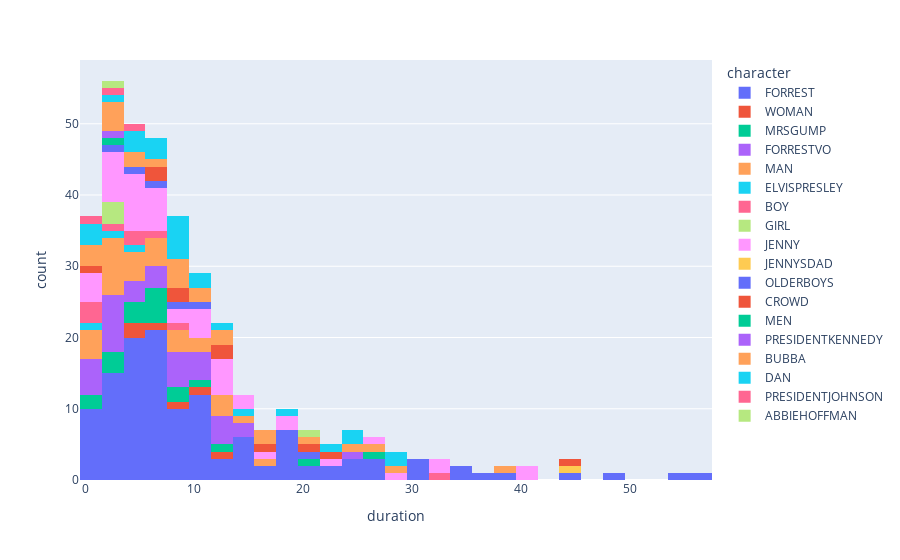
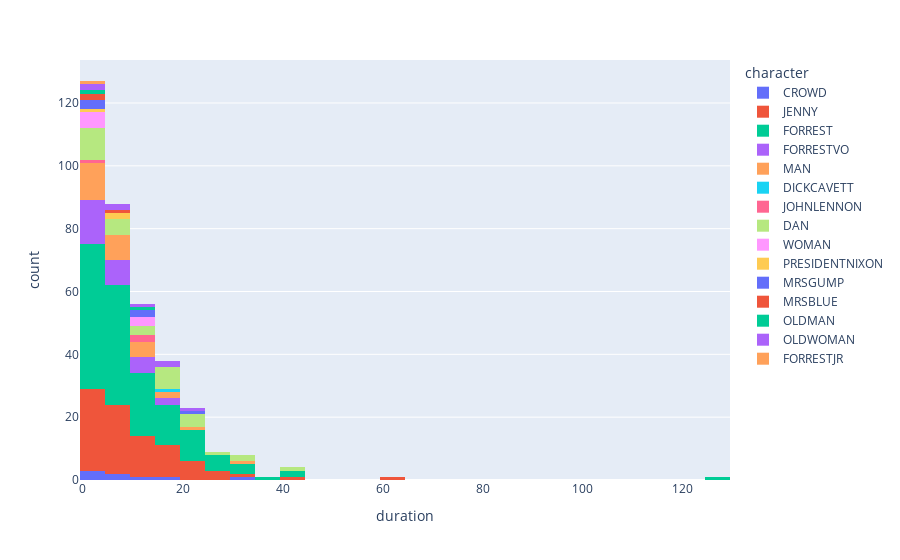

Source (notebook cell) for these figures, in order:
### Code cell
durations = pd.read_csv('/galitylab/data/studyforrest-data-annotations/old/structure/segments.csv')
durations['durations'] = durations['end'] - durations['start']
durations['durations'][0]

start_time = 0
start_movie = []
for i, segment in enumerate(range(1,5)):
    df = pd.read_csv(f'/galitylab/data/studyforrest-data-annotations/segments/avmovie/emotions_av_1s_events_run-{segment}_events.tsv', sep='\t')
    df['onset'] = df['onset'] + start_time
    start_movie.append(df)
    start_time += durations['durations'][i]
start_movie = pd.concat(start_movie)

start_movie = merge_consecutive_labels(start_movie, 'character')

start_time = 0
end_movie = []
for i, segment in enumerate(range(5,9)):
    df = pd.read_csv(f'/galitylab/data/studyforrest-data-annotations/segments/avmovie/emotions_av_1s_events_run-{segment}_events.tsv', sep='\t')
    df['onset'] = df['onset'] + start_time
    end_movie.append(df)
    start_time += durations['durations'][i]
end_movie = pd.concat(end_movie)

end_movie = merge_consecutive_labels(end_movie, 'character')

px.histogram(start_movie, x='duration', color='character').show()
px.histogram(end_movie, x='duration', color='character').show()

### Figure 1 — Plotly figure (JSON) as saved in the notebook; plotly's stock layout.template omitted (floating-point values rounded to 4 significant figures)
{"data": [{"alignmentgroup": "True", "bingroup": "x", "hovertemplate": "character=FORREST<br>duration=%{x}<br>count=%{y}<extra></extra>", "legendgroup": "FORREST", "marker": {"color": "#636efa", "pattern": {"shape": ""}}, "name": "FORREST", "offsetgroup": "FORREST", "orientation": "v", "showlegend": true, "type": "histogram", "x": [48, 15, 13, 7, 7, 3, 1, 6, 4, 7, 3, 5, 2, 9, 7, 2, 12, 5, 5, 14, 10, 1, 7, 4, 1, 7, 18, 24, 57, 5, 30, 8, 8, 15, 1, 15, 7, 7, 35, 3, 1, 27, 5, 18, 5, 4, 8, 14, 6, 44, 10, 4, 7, 3, 8, 21, 6, 5, 7, 2, 18, 11, 5, 26, 7, 22, 5, 1, 14, 34, 9, 1, 10, 5, 5, 2, 4, 7, 3, 3, 16, 7, 1, 6, 11, 3, 3, 2, 5, 10, 6, 5, 31, 7, 6, 11, 55, 23, 19, 13, 24, 3, 9, 24, 30, 19, 9, 36, 18, 4, 7, 9, 18, 10, 1, 10, 9, 11, 17, 26, 1, 4, 10, 38, 20, 3, 11], "xaxis": "x", "yaxis": "y"}, {"alignmentgroup": "True", "bingroup": "x", "hovertemplate": "character=WOMAN<br>duration=%{x}<br>count=%{y}<extra></extra>", "legendgroup": "WOMAN", "marker": {"color": "#EF553B", "pattern": {"shape": ""}}, "name": "WOMAN", "offsetgroup": "WOMAN", "orientation": "v", "showlegend": true, "type": "histogram", "x": [4, 7, 8, 4, 13, 10], "xaxis": "x", "yaxis": "y"}, {"alignmentgroup": "True", "bingroup": "x", "hovertemplate": "character=MRSGUMP<br>duration=%{x}<br>count=%{y}<extra></extra>", "legendgroup": "MRSGUMP", "marker": {"color": "#00cc96", "pattern": {"shape": ""}}, "name": "MRSGUMP", "offsetgroup": "MRSGUMP", "orientation": "v", "showlegend": true, "type": "histogram", "x": [4, 26, 12, 6, 21, 4, 4, 9, 9, 3, 2, 6, 6, 1, 10, 7, 7, 2, 1], "xaxis": "x", "yaxis": "y"}, {"alignmentgroup": "True", "bingroup": "x", "hovertemplate": "character=FORRESTVO<br>duration=%{x}<br>count=%{y}<extra></extra>", "legendgroup": "FORRESTVO", "marker": {"color": "#ab63fa", "pattern": {"shape": ""}}, "name": "FORRESTVO", "offsetgroup": "FORRESTVO", "orientation": "v", "showlegend": true, "type": "histogram", "x": [25, 2, 7, 1, 14, 2, 10, 13, 3, 1, 8, 8, 1, 5, 3, 13, 3, 2, 3, 4, 13, 7, 5, 10, 1, 10, 8, 1, 13, 8, 3, 15, 9, 7, 10], "xaxis": "x", "yaxis": "y"}, {"alignmentgroup": "True", "bingroup": "x", "hovertemplate": "character=MAN<br>duration=%{x}<br>count=%{y}<extra></extra>", "legendgroup": "MAN", "marker": {"color": "#FFA15A", "pattern": {"shape": ""}}, "name": "MAN", "offsetgroup": "MAN", "orientation": "v", "showlegend": true, "type": "histogram", "x": [13, 11, 3, 11, 12, 2, 9, 27, 7, 4, 5, 2, 7, 2, 1, 12, 16, 1, 2, 5, 2, 8, 9, 1, 24, 3, 6, 5, 1, 2, 6, 15], "xaxis": "x", "yaxis": "y"}, {"alignmentgroup": "True", "bingroup": "x", "hovertemplate": "character=ELVISPRESLEY<br>duration=%{x}<br>count=%{y}<extra></extra>", "legendgroup": "ELVISPRESLEY", "marker": {"color": "#19d3f3", "pattern": {"shape": ""}}, "name": "ELVISPRESLEY", "offsetgroup": "ELVISPRESLEY", "orientation": "v", "showlegend": true, "type": "histogram", "x": [4, 2, 1, 15, 25], "xaxis": "x", "yaxis": "y"}, {"alignmentgroup": "True", "bingroup": "x", "hovertemplate": "character=BOY<br>duration=%{x}<br>count=%{y}<extra></extra>", "legendgroup": "BOY", "marker": {"color": "#FF6692", "pattern": {"shape": ""}}, "name": "BOY", "offsetgroup": "BOY", "orientation": "v", "showlegend": true, "type": "histogram", "x": [4, 1, 2, 1, 5, 7, 33, 1, 8], "xaxis": "x", "yaxis": "y"}, {"alignmentgroup": "True", "bingroup": "x", "hovertemplate": "character=GIRL<br>duration=%{x}<br>count=%{y}<extra></extra>", "legendgroup": "GIRL", "marker": {"color": "#B6E880", "pattern": {"shape": ""}}, "name": "GIRL", "offsetgroup": "GIRL", "orientation": "v", "showlegend": true, "type": "histogram", "x": [3, 2, 3], "xaxis": "x", "yaxis": "y"}, {"alignmentgroup": "True", "bingroup": "x", "hovertemplate": "character=JENNY<br>duration=%{x}<br>count=%{y}<extra></extra>", "legendgroup": "JENNY", "marker": {"color": "#FF97FF", "pattern": {"shape": ""}}, "name": "JENNY", "offsetgroup": "JENNY", "orientation": "v", "showlegend": true, "type": "histogram", "x": [7, 7, 5, 5, 5, 1, 13, 1, 2, 4, 29, 2, 4, 33, 3, 9, 14, 1, 3, 13, 1, 7, 11, 8, 7, 3, 3, 41, 12, 32, 22, 4, 14, 12, 18, 12, 16, 6, 40, 10, 6, 26, 2, 5, 4, 18, 10, 11], "xaxis": "x", "yaxis": "y"}, {"alignmentgroup": "True", "bingroup": "x", "hovertemplate": "character=JENNYSDAD<br>duration=%{x}<br>count=%{y}<extra></extra>", "legendgroup": "JENNYSDAD", "marker": {"color": "#FECB52", "pattern": {"shape": ""}}, "name": "JENNYSDAD", "offsetgroup": "JENNYSDAD", "orientation": "v", "showlegend": true, "type": "histogram", "x": [44], "xaxis": "x", "yaxis": "y"}, {"alignmentgroup": "True", "bingroup": "x", "hovertemplate": "character=OLDERBOYS<br>duration=%{x}<br>count=%{y}<extra></extra>", "legendgroup": "OLDERBOYS", "marker": {"color": "#636efa", "pattern": {"shape": ""}}, "name": "OLDERBOYS", "offsetgroup": "OLDERBOYS", "orientation": "v", "showlegend": true, "type": "histogram", "x": [11, 5, 7, 2, 21, 9], "xaxis": "x", "yaxis": "y"}, {"alignmentgroup": "True", "bingroup": "x", "hovertemplate": "character=CROWD<br>duration=%{x}<br>count=%{y}<extra></extra>", "legendgroup": "CROWD", "marker": {"color": "#EF553B", "pattern": {"shape": ""}}, "name": "CROWD", "offsetgroup": "CROWD", "orientation": "v", "showlegend": true, "type": "histogram", "x": [44, 7, 20, 9, 8, 23, 12, 17, 13, 1, 7], "xaxis": "x", "yaxis": "y"}, {"alignmentgroup": "True", "bingroup": "x", "hovertemplate": "character=MEN<br>duration=%{x}<br>count=%{y}<extra></extra>", "legendgroup": "MEN", "marker": {"color": "#00cc96", "pattern": {"shape": ""}}, "name": "MEN", "offsetgroup": "MEN", "orientation": "v", "showlegend": true, "type": "histogram", "x": [2], "xaxis": "x", "yaxis": "y"}, {"alignmentgroup": "True", "bingroup": "x", "hovertemplate": "character=PRESIDENTKENNEDY<br>duration=%{x}<br>count=%{y}<extra></extra>", "legendgroup": "PRESIDENTKENNEDY", "marker": {"color": "#ab63fa", "pattern": {"shape": ""}}, "name": "PRESIDENTKENNEDY", "offsetgroup": "PRESIDENTKENNEDY", "orientation": "v", "showlegend": true, "type": "histogram", "x": [2], "xaxis": "x", "yaxis": "y"}, {"alignmentgroup": "True", "bingroup": "x", "hovertemplate": "character=BUBBA<br>duration=%{x}<br>count=%{y}<extra></extra>", "legendgroup": "BUBBA", "marker": {"color": "#FFA15A", "pattern": {"shape": ""}}, "name": "BUBBA", "offsetgroup": "BUBBA", "orientation": "v", "showlegend": true, "type": "histogram", "x": [10, 9, 2, 4, 5, 11, 17, 13, 28, 1, 2, 2, 2, 8, 1, 6, 16, 20, 39, 9, 13, 8, 1], "xaxis": "x", "yaxis": "y"}, {"alignmentgroup": "True", "bingroup": "x", "hovertemplate": "character=DAN<br>duration=%{x}<br>count=%{y}<extra></extra>", "legendgroup": "DAN", "marker": {"color": "#19d3f3", "pattern": {"shape": ""}}, "name": "DAN", "offsetgroup": "DAN", "orientation": "v", "showlegend": true, "type": "histogram", "x": [9, 2, 8, 19, 7, 5, 10, 1, 13, 5, 29, 10, 7, 5, 9, 24, 7, 9, 28, 1, 8, 9, 23, 1], "xaxis": "x", "yaxis": "y"}, {"alignmentgroup": "True", "bingroup": "x", "hovertemplate": "character=PRESIDENTJOHNSON<br>duration=%{x}<br>count=%{y}<extra></extra>", "legendgroup": "PRESIDENTJOHNSON", "marker": {"color": "#FF6692", "pattern": {"shape": ""}}, "name": "PRESIDENTJOHNSON", "offsetgroup": "PRESIDENTJOHNSON", "orientation": "v", "showlegend": true, "type": "histogram", "x": [2, 1, 4], "xaxis": "x", "yaxis": "y"}, {"alignmentgroup": "True", "bingroup": "x", "hovertemplate": "character=ABBIEHOFFMAN<br>duration=%{x}<br>count=%{y}<extra></extra>", "legendgroup": "ABBIEHOFFMAN", "marker": {"color": "#B6E880", "pattern": {"shape": ""}}, "name": "ABBIEHOFFMAN", "offsetgroup": "ABBIEHOFFMAN", "orientation": "v", "showlegend": true, "type": "histogram", "x": [21, 2], "xaxis": "x", "yaxis": "y"}], "layout": {"barmode": "relative", "legend": {"title": {"text": "character"}, "tracegroupgap": 0}, "margin": {"t": 60}, "xaxis": {"anchor": "y", "domain": [0, 1], "title": {"text": "duration"}}, "yaxis": {"anchor": "x", "domain": [0, 1], "title": {"text": "count"}}}}

### Figure 2 — Plotly figure (JSON) as saved in the notebook; plotly's stock layout.template omitted (floating-point values rounded to 4 significant figures; data arrays with more than 128 entries replaced by an {"elided": "..."} marker saying what was removed)
{"data": [{"alignmentgroup": "True", "bingroup": "x", "hovertemplate": "character=CROWD<br>duration=%{x}<br>count=%{y}<extra></extra>", "legendgroup": "CROWD", "marker": {"color": "#636efa", "pattern": {"shape": ""}}, "name": "CROWD", "offsetgroup": "CROWD", "orientation": "v", "showlegend": true, "type": "histogram", "x": [3, 6, 31, 19, 11, 4, 6, 1], "xaxis": "x", "yaxis": "y"}, {"alignmentgroup": "True", "bingroup": "x", "hovertemplate": "character=JENNY<br>duration=%{x}<br>count=%{y}<extra></extra>", "legendgroup": "JENNY", "marker": {"color": "#EF553B", "pattern": {"shape": ""}}, "name": "JENNY", "offsetgroup": "JENNY", "orientation": "v", "showlegend": true, "type": "histogram", "x": [1, 8, 4, 1, 13, 2, 3, 20, 2, 11, 14, 8, 4, 1, 1, 6, 3, 23, 10, 8, 4, 1, 10, 4, 11, 1, 17, 33, 9, 8, 8, 2, 21, 4, 13, 60, 18, 12, 3, 7, 5, 1, 19, 1, 8, 1, 9, 2, 16, 5, 5, 14, 8, 2, 26, 10, 6, 6, 15, 18, 22, 12, 16, 17, 29, 8, 15, 21, 2, 43, 3, 1, 22, 1, 9, 25, 6, 9, 13, 14, 6, 9, 17], "xaxis": "x", "yaxis": "y"}, {"alignmentgroup": "True", "bingroup": "x", "hovertemplate": "character=FORREST<br>duration=%{x}<br>count=%{y}<extra></extra>", "legendgroup": "FORREST", "marker": {"color": "#00cc96", "pattern": {"shape": ""}}, "name": "FORREST", "offsetgroup": "FORREST", "orientation": "v", "showlegend": true, "type": "histogram", "x": {"elided": "139 int values"}, "xaxis": "x", "yaxis": "y"}, {"alignmentgroup": "True", "bingroup": "x", "hovertemplate": "character=FORRESTVO<br>duration=%{x}<br>count=%{y}<extra></extra>", "legendgroup": "FORRESTVO", "marker": {"color": "#ab63fa", "pattern": {"shape": ""}}, "name": "FORRESTVO", "offsetgroup": "FORRESTVO", "orientation": "v", "showlegend": true, "type": "histogram", "x": [7, 6, 3, 10, 16, 8, 2, 3, 2, 2, 5, 11, 8, 7, 2, 1, 13, 4, 2, 2, 5, 2, 3, 11, 5, 1, 17, 13, 2], "xaxis": "x", "yaxis": "y"}, {"alignmentgroup": "True", "bingroup": "x", "hovertemplate": "character=MAN<br>duration=%{x}<br>count=%{y}<extra></extra>", "legendgroup": "MAN", "marker": {"color": "#FFA15A", "pattern": {"shape": ""}}, "name": "MAN", "offsetgroup": "MAN", "orientation": "v", "showlegend": true, "type": "histogram", "x": [5, 3, 11, 11, 32, 3, 10, 9, 5, 3, 1, 1, 5, 21, 7, 1, 2, 4, 7, 8, 15, 4, 12, 16, 6, 2, 4, 3, 11], "xaxis": "x", "yaxis": "y"}, {"alignmentgroup": "True", "bingroup": "x", "hovertemplate": "character=DICKCAVETT<br>duration=%{x}<br>count=%{y}<extra></extra>", "legendgroup": "DICKCAVETT", "marker": {"color": "#19d3f3", "pattern": {"shape": ""}}, "name": "DICKCAVETT", "offsetgroup": "DICKCAVETT", "orientation": "v", "showlegend": true, "type": "histogram", "x": [16], "xaxis": "x", "yaxis": "y"}, {"alignmentgroup": "True", "bingroup": "x", "hovertemplate": "character=JOHNLENNON<br>duration=%{x}<br>count=%{y}<extra></extra>", "legendgroup": "JOHNLENNON", "marker": {"color": "#FF6692", "pattern": {"shape": ""}}, "name": "JOHNLENNON", "offsetgroup": "JOHNLENNON", "orientation": "v", "showlegend": true, "type": "histogram", "x": [13, 10, 3], "xaxis": "x", "yaxis": "y"}, {"alignmentgroup": "True", "bingroup": "x", "hovertemplate": "character=DAN<br>duration=%{x}<br>count=%{y}<extra></extra>", "legendgroup": "DAN", "marker": {"color": "#B6E880", "pattern": {"shape": ""}}, "name": "DAN", "offsetgroup": "DAN", "orientation": "v", "showlegend": true, "type": "histogram", "x": [13, 4, 19, 19, 16, 44, 15, 17, 24, 26, 2, 18, 15, 3, 5, 2, 1, 5, 5, 1, 32, 11, 5, 3, 6, 3, 30, 3, 12, 22, 23, 4, 24], "xaxis": "x", "yaxis": "y"}, {"alignmentgroup": "True", "bingroup": "x", "hovertemplate": "character=WOMAN<br>duration=%{x}<br>count=%{y}<extra></extra>", "legendgroup": "WOMAN", "marker": {"color": "#FF97FF", "pattern": {"shape": ""}}, "name": "WOMAN", "offsetgroup": "WOMAN", "orientation": "v", "showlegend": true, "type": "histogram", "x": [14, 12, 1, 1, 1, 11, 1, 1], "xaxis": "x", "yaxis": "y"}, {"alignmentgroup": "True", "bingroup": "x", "hovertemplate": "character=PRESIDENTNIXON<br>duration=%{x}<br>count=%{y}<extra></extra>", "legendgroup": "PRESIDENTNIXON", "marker": {"color": "#FECB52", "pattern": {"shape": ""}}, "name": "PRESIDENTNIXON", "offsetgroup": "PRESIDENTNIXON", "orientation": "v", "showlegend": true, "type": "histogram", "x": [7, 5, 3], "xaxis": "x", "yaxis": "y"}, {"alignmentgroup": "True", "bingroup": "x", "hovertemplate": "character=MRSGUMP<br>duration=%{x}<br>count=%{y}<extra></extra>", "legendgroup": "MRSGUMP", "marker": {"color": "#636efa", "pattern": {"shape": ""}}, "name": "MRSGUMP", "offsetgroup": "MRSGUMP", "orientation": "v", "showlegend": true, "type": "histogram", "x": [24, 2, 10, 1, 14, 3], "xaxis": "x", "yaxis": "y"}, {"alignmentgroup": "True", "bingroup": "x", "hovertemplate": "character=MRSBLUE<br>duration=%{x}<br>count=%{y}<extra></extra>", "legendgroup": "MRSBLUE", "marker": {"color": "#EF553B", "pattern": {"shape": ""}}, "name": "MRSBLUE", "offsetgroup": "MRSBLUE", "orientation": "v", "showlegend": true, "type": "histogram", "x": [8, 4, 2], "xaxis": "x", "yaxis": "y"}, {"alignmentgroup": "True", "bingroup": "x", "hovertemplate": "character=OLDMAN<br>duration=%{x}<br>count=%{y}<extra></extra>", "legendgroup": "OLDMAN", "marker": {"color": "#00cc96", "pattern": {"shape": ""}}, "name": "OLDMAN", "offsetgroup": "OLDMAN", "orientation": "v", "showlegend": true, "type": "histogram", "x": [3, 11], "xaxis": "x", "yaxis": "y"}, {"alignmentgroup": "True", "bingroup": "x", "hovertemplate": "character=OLDWOMAN<br>duration=%{x}<br>count=%{y}<extra></extra>", "legendgroup": "OLDWOMAN", "marker": {"color": "#ab63fa", "pattern": {"shape": ""}}, "name": "OLDWOMAN", "offsetgroup": "OLDWOMAN", "orientation": "v", "showlegend": true, "type": "histogram", "x": [1, 22, 17, 9, 5, 13, 19, 3], "xaxis": "x", "yaxis": "y"}, {"alignmentgroup": "True", "bingroup": "x", "hovertemplate": "character=FORRESTJR<br>duration=%{x}<br>count=%{y}<extra></extra>", "legendgroup": "FORRESTJR", "marker": {"color": "#FFA15A", "pattern": {"shape": ""}}, "name": "FORRESTJR", "offsetgroup": "FORRESTJR", "orientation": "v", "showlegend": true, "type": "histogram", "x": [2], "xaxis": "x", "yaxis": "y"}], "layout": {"barmode": "relative", "legend": {"title": {"text": "character"}, "tracegroupgap": 0}, "margin": {"t": 60}, "xaxis": {"anchor": "y", "domain": [0, 1], "title": {"text": "duration"}}, "yaxis": {"anchor": "x", "domain": [0, 1], "title": {"text": "count"}}}}
